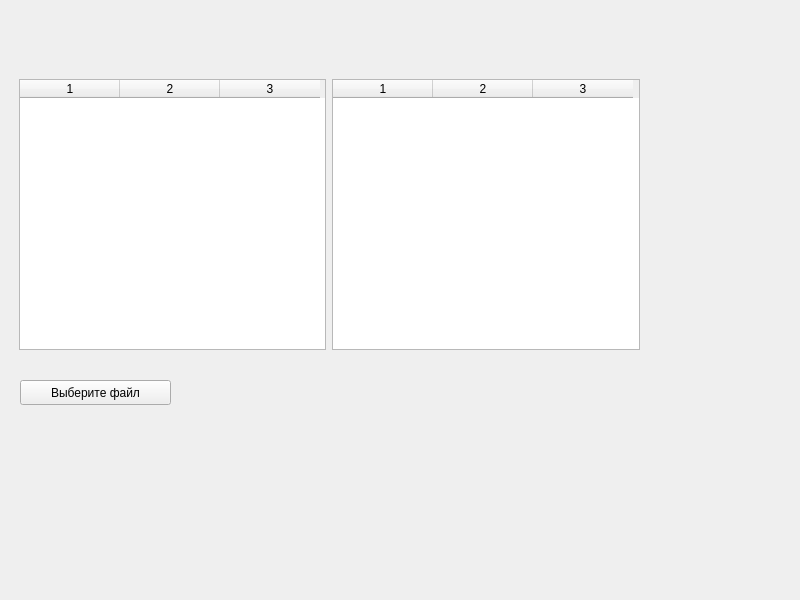
<?xml version="1.0" encoding="UTF-8"?>
<ui version="4.0">
 <class>Widget</class>
 <widget class="QWidget" name="Widget">
  <property name="geometry">
   <rect>
    <x>0</x>
    <y>0</y>
    <width>800</width>
    <height>600</height>
   </rect>
  </property>
  <property name="windowTitle">
   <string>Widget</string>
  </property>
  <widget class="QWidget" name="horizontalLayoutWidget">
   <property name="geometry">
    <rect>
     <x>19</x>
     <y>79</y>
     <width>621</width>
     <height>271</height>
    </rect>
   </property>
   <layout class="QHBoxLayout" name="horizontalLayout">
    <item>
     <widget class="QTableWidget" name="operandsTable">
      <property name="sizeAdjustPolicy">
       <enum>QAbstractScrollArea::AdjustToContents</enum>
      </property>
      <property name="columnCount">
       <number>3</number>
      </property>
      <column/>
      <column/>
      <column/>
     </widget>
    </item>
    <item>
     <widget class="QTableWidget" name="operatorsTable">
      <property name="sizeAdjustPolicy">
       <enum>QAbstractScrollArea::AdjustToContents</enum>
      </property>
      <property name="columnCount">
       <number>3</number>
      </property>
      <column/>
      <column/>
      <column/>
     </widget>
    </item>
   </layout>
  </widget>
  <widget class="QPushButton" name="chooseFileBtn">
   <property name="geometry">
    <rect>
     <x>20</x>
     <y>380</y>
     <width>151</width>
     <height>25</height>
    </rect>
   </property>
   <property name="text">
    <string>Выберите файл</string>
   </property>
  </widget>
 </widget>
 <resources/>
 <connections/>
</ui>
